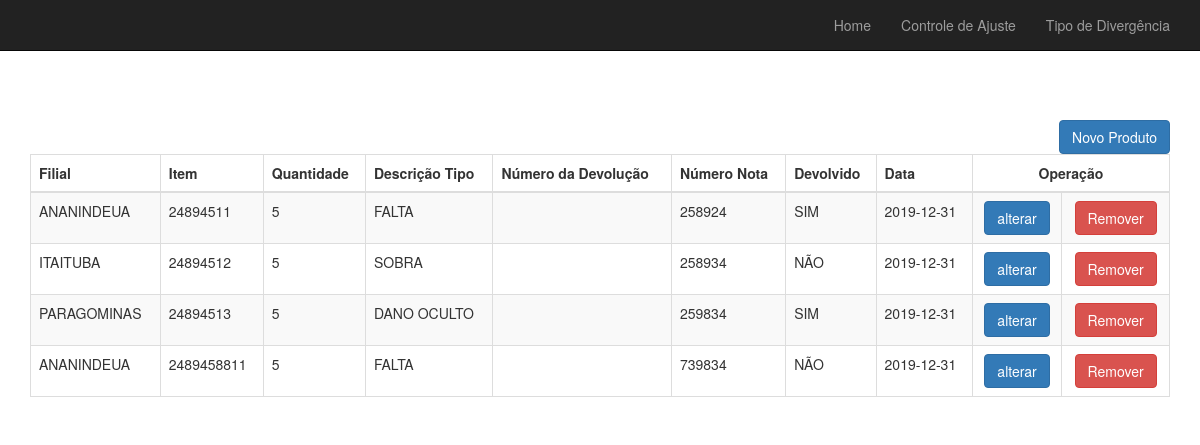
The app's page /lista_produto.php with its own data.
### tables this page shows
CREATE TABLE `produto` (
  `id_produto` bigint(20) NOT NULL AUTO_INCREMENT,
  `filial_codigo` int(11) NOT NULL,
  `codigo_produto` varchar(25) NOT NULL,
  `tipo_divergencia` int(11) NOT NULL,
  `qtd` decimal(11,0) NOT NULL,
  `numero_devolucao` varchar(45) DEFAULT NULL,
  `retorno_fabrica` varchar(250) DEFAULT NULL,
  `numero_nota` varchar(20) NOT NULL,
  `status` text,
  `devolvido` int(11) NOT NULL,
  `data` date DEFAULT NULL,
  PRIMARY KEY (`id_produto`),
  UNIQUE KEY `codigo_produto` (`codigo_produto`),
  KEY `fkey_produto_idx` (`tipo_divergencia`),
  KEY `fk_produto_filial1_idx` (`filial_codigo`),
  CONSTRAINT `fk_produto_filial1` FOREIGN KEY (`filial_codigo`) REFERENCES `filial` (`codigo`),
  CONSTRAINT `fkey_produto` FOREIGN KEY (`tipo_divergencia`) REFERENCES `tipo_divergencia` (`id_tipo`)
);

CREATE TABLE `tipo_divergencia` (
  `id_tipo` int(11) NOT NULL AUTO_INCREMENT,
  `descricao_tipo` varchar(100) NOT NULL,
  PRIMARY KEY (`id_tipo`)
);

### config/banco_produto.php (called while the page is built, shortened)
<?php
function listaProduto($conexao) {
	$produtos = array();
    $rs = mysqli_query($conexao, "select UPPER(f.apelido) as filial,p.id_produto,
    p.codigo_produto,p.qtd,t.descricao_tipo,p.numero_devolucao,
    p.retorno_fabrica, p.numero_nota, CASE WHEN p.devolvido=0 THEN 'NÃO' ELSE 'SIM' END as status,p.devolvido,
    p.data from produto p left join filial f on (f.codigo=p.filial_codigo)
    left join tipo_divergencia t on (t.id_tipo=p.tipo_divergencia);");
    while ($produto = mysqli_fetch_assoc($rs)) {
                array_push($produtos, $produto);
    }
    return $produtos;
}
?>

### lista_produto.php (the view, shortened to what this page needs)
<?php
require_once("cabecalho.php");
require_once("config/banco_produto.php");
?>
<br><br><br><br><br><br>
<form align="right" action="produto_form.php">
    <button class="btn btn-primary" type="submit">Novo Produto</button>
</form>
<table class="table table-striped table-bordered">
	<thead>
		<tr>
			<th>Filial</th>
			<th>Item</th>
			<th>Quantidade</th>
                        <th>Descrição Tipo</th>
                        <th>Número da Devolução</th>
                        <th>Número Nota</th>
                        <th>Devolvido</th>
                        <th>Data</th>
                        <th colspan="2" style="text-align: center;">Operação</th>
		</tr>
	</thead>
    <?php
        $produtos = listaProduto($conexao);
        foreach ($produtos as $produto) :
    ?>
            <td><?= $produto['filial']; ?></td>
            <td><?= $produto['codigo_produto']; ?></td>
            <td><?= $produto['qtd']; ?></td>
            <td><?= $produto['descricao_tipo']; ?></td>
            <td><?= $produto['numero_devolucao']; ?></td>
            <td><?= $produto['numero_nota']; ?></td>
            <td><?= $produto['status']; ?></td>
            <td><?= $produto['data']; ?></td>
            <td align="center"><a class="btn btn-primary" href="marca-altera.php?id_produto=<?= $produto['id_produto']; ?>">alterar</a></td>
            <td align="center">
                <form action="removeMarca.php" method="post">
                    <button class="btn btn-danger">Remover</button>
                </form>
            </td>
       <?php
    endforeach;
    ?>
</table>
<?php include("rodape.php"); ?>

### cabecalho.php (shortened to what this page needs)
<!DOCTYPE html>
<html>
<head>
    <link rel="stylesheet" href="https://maxcdn.bootstrapcdn.com/bootstrap/3.3.7/css/bootstrap.min.css" />
</head>
<body>
	<nav class="navbar navbar-inverse navbar-fixed-top">
		<div class="container">
			<nav id="links-menu" class="collapse navbar-collapse">
				<ul class="nav navbar-nav navbar-right">
					<li><a href="index.php">Home</a></li>
					<li><a href="lista_produto.php">Controle de Ajuste</a></li>
					<li><a href="#">Tipo de Divergência</a></li>
				</ul>
			</nav>
		</div>
	</nav>
		<div class="container">
			<div class="principal">

### rodape.php
			</div>
		</div>
	</body>
</html>

### records on screen
produto: filial "ANANINDEUA", codigo_produto "24894511", qtd "5", tipo_divergencia.descricao_tipo "FALTA", numero_nota "258924", status "SIM", data "2019-12-31"
produto: filial "ITAITUBA", codigo_produto "24894512", qtd "5", tipo_divergencia.descricao_tipo "SOBRA", numero_nota "258934", status "NÃO", data "2019-12-31"
produto: filial "PARAGOMINAS", codigo_produto "24894513", qtd "5", tipo_divergencia.descricao_tipo "DANO OCULTO", numero_nota "259834", status "SIM", data "2019-12-31"
produto: filial "ANANINDEUA", codigo_produto "2489458811", qtd "5", tipo_divergencia.descricao_tipo "FALTA", numero_nota "739834", status "NÃO", data "2019-12-31"
